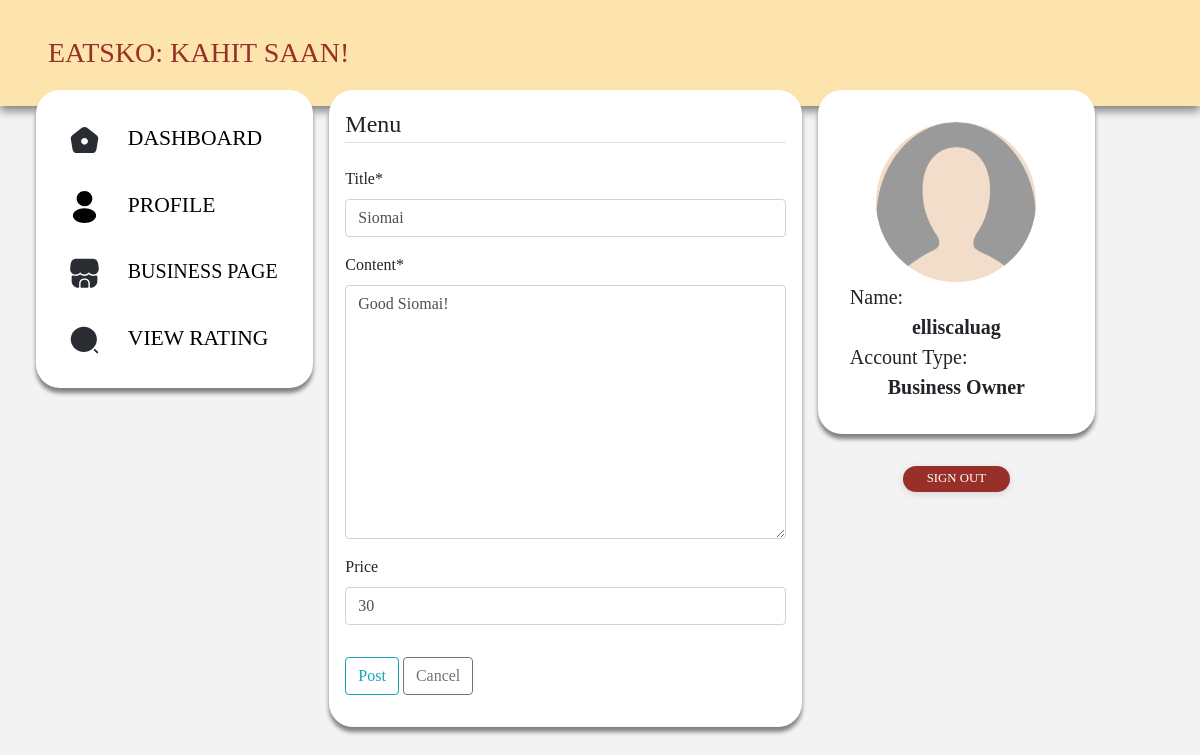
The page /business/menu/1/update/ (signed in) on the database its author committed.
### userdashboard/models.py (models this page shows, shortened)
class Menu(models.Model):
    title = models.CharField(max_length=100)
    eatery = models.ForeignKey(Eatery, on_delete=models.CASCADE, null=True, related_name='menuitems')
    content = models.TextField()
    price = models.IntegerField(null=True, blank=True)
    date_posted = models.DateTimeField(default=timezone.now)
    author = models.ForeignKey(User, on_delete=models.CASCADE)

class Profile(models.Model):
    user = models.OneToOneField(User, null=True, on_delete=models.CASCADE, related_name='user_profile')
    account_type = models.CharField(max_length=100, default='User')
    profile_picture = models.ImageField(default='profile_pics/default.png', upload_to='profile_pics')
    preffered_genres = models.ManyToManyField(FoodGenre, blank=True)
    eatery = models.ForeignKey(Eatery, null=True, on_delete=models.SET_NULL)

### businessdashboard/views.py (the view, shortened to what this page needs)
# urls.py: path('menu/<int:pk>/update/', MenuUpdateView.as_view(), name='menu-update'),
class MenuUpdateView(LoginRequiredMixin, UserPassesTestMixin, UpdateView):
    model = Menu
    template_name = 'businessdashboard/menu_form.html'
    fields = ['title', 'content', 'price']
    def test_func(self):
        menu = self.get_object()
        if self.request.user == menu.author:
            return True
        return False

### businessdashboard/templates/businessdashboard/menu_form.html (shortened to what this page needs)
{% extends "businessdashboard/base.html" %}
{% load crispy_forms_tags %}
{% block content %}
    <div class="content-section">
        <form method="POST">
            <fieldset class="form-group">
                <legend class="border-bottom mb-4">Menu</legend>
                {{ form|crispy }}
            </fieldset>
            <div class="form-group">
                <button class="btn btn-outline-info" type="submit">Post</button>
                <a class="btn btn-outline-secondary" href="{% url 'businessdashboard-businesspage' %}">Cancel</a>
            </div>
        </form>
    </div>
{% endblock content %}

### businessdashboard/templates/businessdashboard/base.html (shortened to what this page needs)
{% load static %}
<!DOCTYPE html>
<html lang="en">
    <head>
        <link rel="stylesheet" href="https://maxcdn.bootstrapcdn.com/bootstrap/4.0.0/css/bootstrap.min.css">
        <link rel="stylesheet" type="text/css" href="{% static 'cssbusiness/main.css' %}">
    </head>
    <body>
        <header class="container-fluid site-header">
            <span class="header-txt">EATSKO: KAHIT SAAN!</span>
        </header>
        <div class="row px-5">
            <div class="col-3 m-0 p-0">
                <nav class="nav flex-column site-panel site-sidebar">
                    <a class="sidebar-btn" href="{% url 'businessdashboard-dashboard' %}"
                                           {% if page == 'profile' %} onclick="return confirm('Exit without saving?');" {% endif %}>
                        <div class="sidebar-btn-container {% if page == 'dashboard' %} sidebar-active-container {% endif %}">
                            <img class="sidebar-btn-icon" src="{% static 'media/home.svg' %}" alt="home-icon">
                            <span class="sidebar-btn-text">DASHBOARD</span>
                        </div>
                    </a>
                    <a class="sidebar-btn" href="{% url 'businessdashboard-profile' %}"
                                           {% if page == 'profile' %} onclick="return confirm('Exit without saving?');" {% endif %}>
                        <div class="sidebar-btn-container {% if page == 'profile' %} sidebar-active-container {% endif %}">
                            <img class="sidebar-btn-icon" src="{% static 'media/profile.svg' %}" alt="profile-icon">
                            <span class="sidebar-btn-text">PROFILE</span>
                        </div>
                    </a>
                    <a class="sidebar-btn" href="{% url 'businessdashboard-businesspage' %}"
                                           {% if page == 'profile' %} onclick="return confirm('Exit without saving?');" {% endif %}>
                        <div class="sidebar-btn-container {% if page == 'businesspage' or page == 'editbusinesspage' %} sidebar-active-container {% endif %}">
                            <img class="sidebar-btn-icon" src="{% static 'media/shop.svg' %}" alt="businesspage-icon">
                            <span class="sidebar-btn-text business-page-text">BUSINESS PAGE</span>
                        </div>
                    </a>
                    <a class="sidebar-btn" href="{% url 'businessdashboard-viewrating' %}"
                                           {% if page == 'profile' %} onclick="return confirm('Exit without saving?');" {% endif %}>
                        <div class="sidebar-btn-container {% if page == 'viewrating' %} sidebar-active-container {% endif %}">
                            <img class="sidebar-btn-icon" src="{% static 'media/search-normal-1.svg' %}" alt="viewrating-icon">
                            <span class="sidebar-btn-text">VIEW RATING</span>
                        </div>
                    </a>
                </nav>
            </div>
            <div class="col-5 site-panel main">
                {% block content %}{% endblock content %}
            </div>
            <div class="col-3 m-0 p-0">
                <div class="site-panel site-end-container">
                    <div class="site-profile">
                        <img class="mx-auto d-block rounded-circle profile-img" src="{{ user.user_profile.profile_picture.url }}" alt="user profile picture">
                        <div class="profile-label">
                            <span class="profile-label-txt profile-txt">Name:</span>
                            <div class="profile-content">
                                <span class="profile-content-txt profile-txt">{{ user.username }}</span>
                            </div>
                        </div>
                        <div class="profile-label">
                            <span class="profile-label-txt profile-txt">Account Type:</span>
                            <div class="profile-content">
                                <span class="profile-content-txt profile-txt">
                                    Business Owner
                                </span>
                            </div>
                        </div>
                    </div>
                </div>
                    <div class="signout-container">
                        <a class="signout-btn" href="{% url 'sessionmanager-logout' %}"
                                           {% if page == 'profile' %} onclick="return confirm('Exit without saving?');" {% endif %}>
                            <div class="signout-txt-container">
                                <span class="signout-txt">SIGN OUT</span>
                            </div>
                        </a>
                    </div>
            </div>
        </div>
    </body>
</html>

### businessdashboard/static/cssbusiness/main.css (style rules this page uses)
:root { --primary-color: #982f28; --secondary-color: #fde4ac; --tertiary-color: #f2dcca; --icon-color: #d58b4f; --bg-color: #F3F3F3; }
* { font-family: Montserrat; }
body { background: var(--bg-color); height: 100%; }
html { height: 100%; }
.site-header { padding: 2em 3em; margin-bottom: -1em; background: var(--secondary-color); filter: drop-shadow(0px 5px 5px gray); }
.header-txt { color: var(--primary-color); font-size: 1.75em; }
.site-panel { background-color: white; border-radius: 1.5em; margin: 0px 1.13%; padding: 1em; filter: drop-shadow(0px 5px 2px gray); }
.sidebar-btn-container { padding: 0.75em; border-radius: 1.2em; font-size:1.35em; }
.sidebar-btn-icon { width: 1.5em; height: 1.5em; margin-right:1em; }
.sidebar-btn-text { color: black; font-weight: 500; }
.business-page-text { font-size:20px; }
.site-end-container { padding: 2em; }
.signout-container { display: flex; justify-content: center; }
.signout-txt-container { display: flex; margin: 2em; padding: 0.2em 1.5em; background: var(--primary-color); border-radius: 1em; justify-content: center; align-items: center; filter: drop-shadow(0px 2px 3px lightgray); }
.signout-txt { color: white; font-size: 0.8em; }
.profile-img { background: var(--tertiary-color); width: 10em; height: 10em; }
.profile-label { font-size: 1.25em; }
.profile-label-txt { font-weight: 200; }
.profile-content { text-align: center; }
.profile-content-txt { font-weight: 600; }

### rows shown on the page
Menu: title "Siomai", content "Good Siomai!", price "30"

### other values the page prints
{{ user.username }} "elliscaluag"
